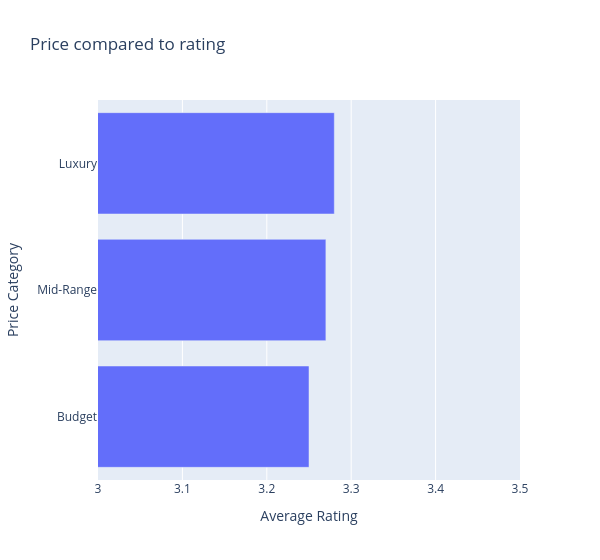

This figure's notebook cell:
### Code cell
# Add a column that categorizes prices into 3 categories
df_with_category = df.withColumn(
    "price_category",
    when(col("price") <= 100, "Budget")
    .when(col("price") <= 300, "Mid-Range")
    .otherwise("Luxury")
)

# Calculate average rating for each price category
price_rating = df_with_category.groupBy("price_category") \
    .agg(
        count("*"),
        round(avg("review_rate_number"), 2).alias("avg_rating"),
        round(avg("number_of_reviews"), 1).alias("avg_reviews")
    ).collect()

# Convert to lists for plotting
categories = [row["price_category"] for row in price_rating] 
ratings = [row["avg_rating"] for row in price_rating]

# Sort by rating
sorted_pairs = sorted(zip(ratings, categories))
ratings_sorted = [p[0] for p in sorted_pairs]
categories_sorted = [p[1] for p in sorted_pairs]

# Create horizontal bar chart
fig = px.bar(
    x=ratings_sorted,
    y=categories_sorted,
    title="Price compared to rating",
    labels={"x": "Average Rating", "y": "Price Category"},
)
fig.update_layout(
    width=600,
    xaxis_range=[3, 3.5]
)

fig.show()

### Figure 1 — Plotly figure (JSON) as saved in the notebook; plotly's stock layout.template omitted (floating-point values rounded to 4 significant figures)
{"data": [{"alignmentgroup": "True", "hovertemplate": "Average Rating=%{x}<br>Price Category=%{y}<extra></extra>", "legendgroup": "", "marker": {"color": "#636efa", "pattern": {"shape": ""}}, "name": "", "offsetgroup": "", "orientation": "h", "showlegend": false, "textposition": "auto", "type": "bar", "x": [3.25, 3.27, 3.28], "xaxis": "x", "y": ["Budget", "Mid-Range", "Luxury"], "yaxis": "y"}], "layout": {"barmode": "relative", "legend": {"tracegroupgap": 0}, "title": {"text": "Price compared to rating"}, "width": 600, "xaxis": {"anchor": "y", "domain": [0, 1], "range": [3, 3.5], "title": {"text": "Average Rating"}}, "yaxis": {"anchor": "x", "domain": [0, 1], "title": {"text": "Price Category"}}}}
